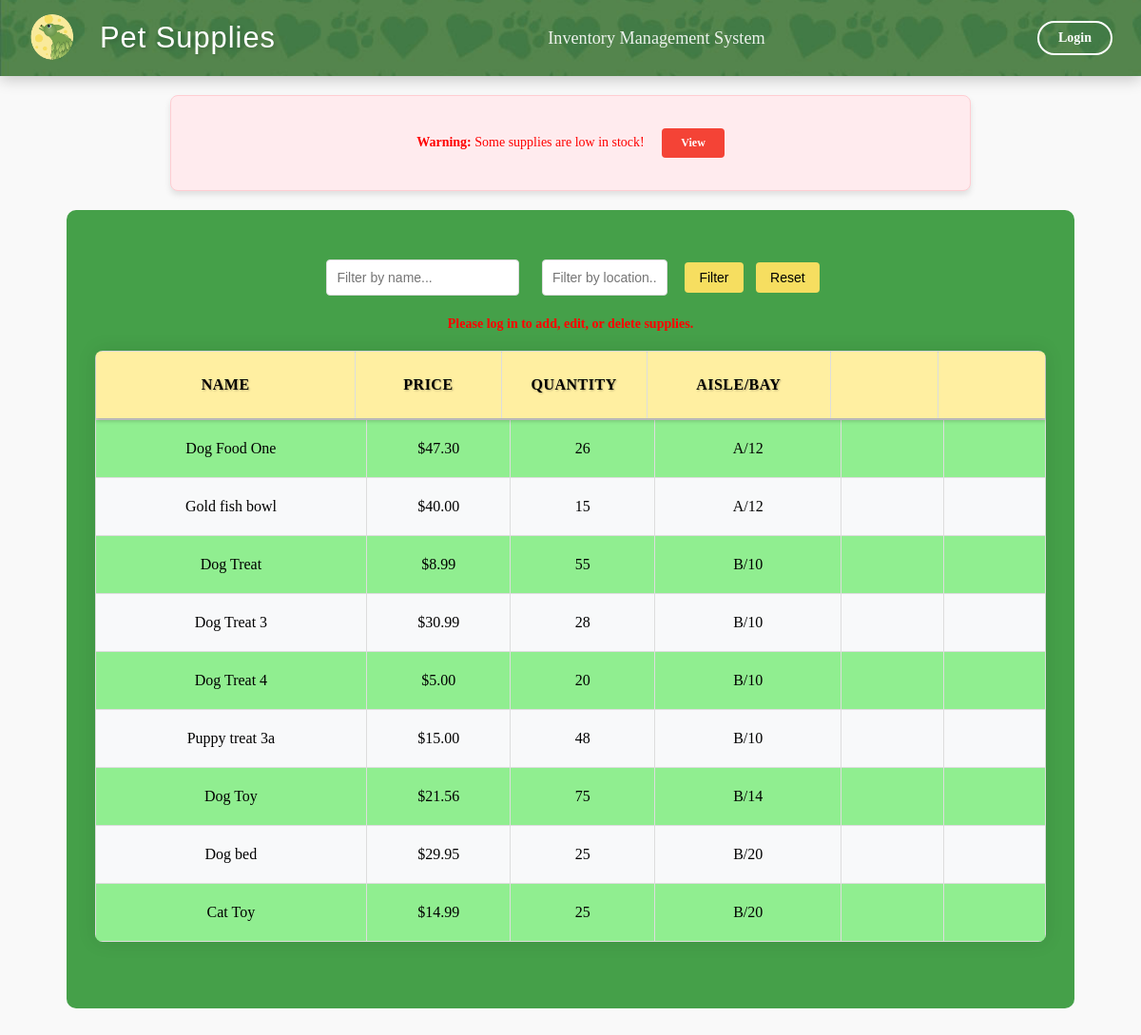
The app's page /, older data.
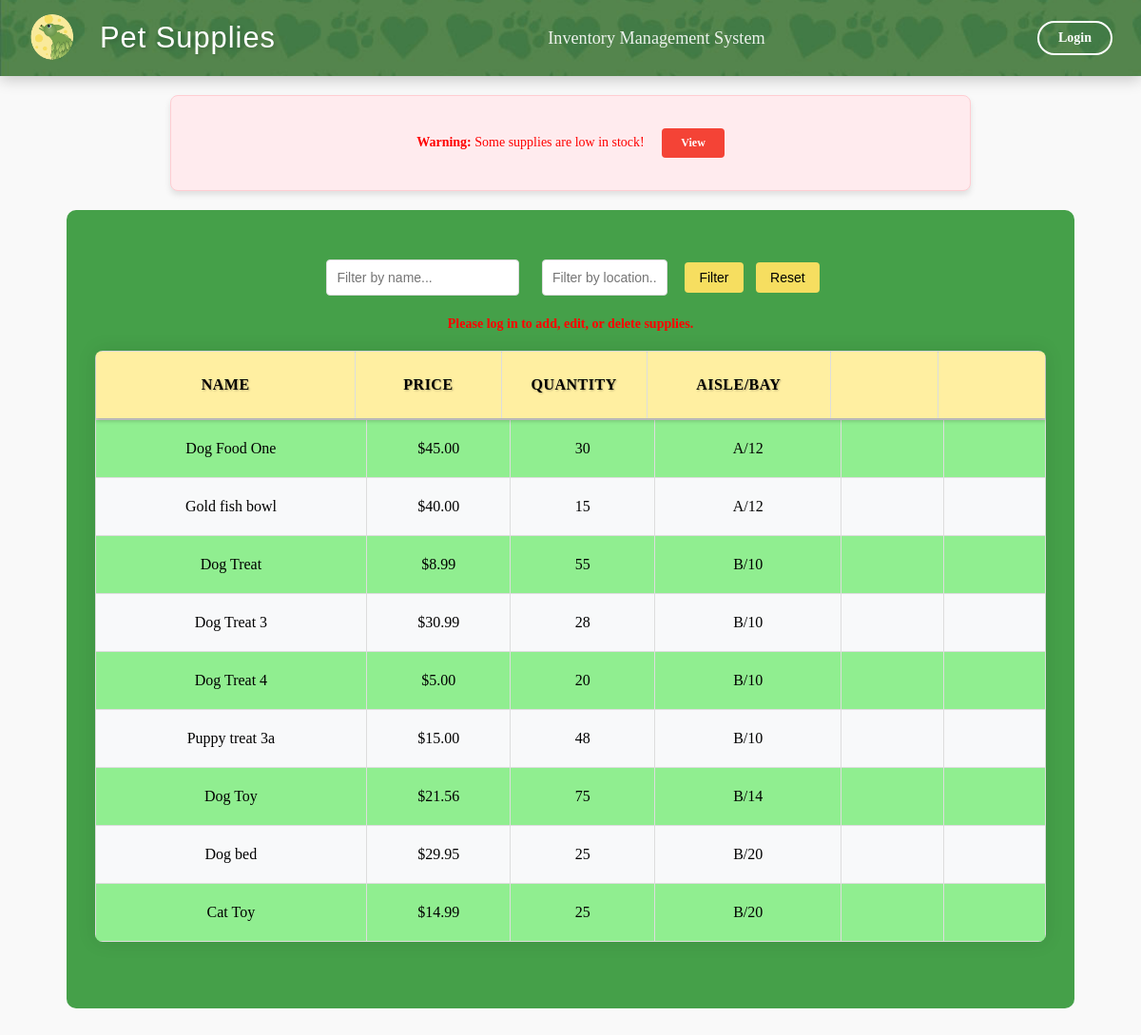
The same page, newer data.
### inventory/models.py (models this page shows, shortened)
class Supply(models.Model):
    name = models.CharField(max_length=255, primary_key=True)
    price = models.FloatField()
    quantity = models.IntegerField()
    location = models.CharField(max_length=255)
    reorder_point = models.PositiveIntegerField(default=5)
    deleted = models.BooleanField(default=False)

### inventory/views.py (the view, shortened to what this page needs)
# urls.py: path('', views.index, name='index'),
def index(request):
    location_query = request.GET.get('location', '')
    name_query = request.GET.get('name', '')
    low_stock = request.GET.get('low_stock', False)
    sort_by = request.GET.get('sort', 'location')
    order = request.GET.get('order', 'asc')
    if order == 'desc':
        sort_by = '-' + sort_by
    supplies = Supply.objects.all()
    if low_stock:
        supplies = supplies.filter(quantity__lt=6)
    if location_query:
        supplies = supplies.filter(location__icontains=location_query)
    if name_query:
        supplies = supplies.filter(name__icontains=name_query)
    supplies = supplies.order_by(sort_by)
    low_stock_items = Supply.objects.filter(quantity__lte=models.F('reorder_point'))
    low_stock_items_exist = low_stock_items.exists()
    if 'added_supplies' in request.session:
        del request.session['added_supplies']
    context = {
        'supplies': supplies,
        'low_stock_items': low_stock_items,
        'location_query': location_query,
        'name_query': name_query,
        'low_stock_items_exist': low_stock_items_exist,
        'sort_by': sort_by,
        'order': order,
    }
    return render(request, 'inventory/index.html', context)

### inventory/templates/inventory/index.html (shortened to what the changed rows need)
{% extends 'inventory/base.html' %}
{% load static %}
{% block content %}
<center>
    <div class="conmain">
            <div class="table-container">
                <div class="table-header">
                    <table border="1" class="data_tab">
                        <thead>
                            <tr>
                                <th class="name_head">
                                    <a href="?sort=name&order={% if sort_by == 'name' and order == 'asc' %}desc{% else %}asc{% endif %}">Name</a>
                                </th>
                                <th class="Price_head">
                                    <a href="?sort=price&order={% if sort_by == 'price' and order == 'asc' %}desc{% else %}asc{% endif %}">Price</a>
                                </th>
                                <th class="Quan_head">
                                    <a href="?sort=quantity&order={% if sort_by == 'quantity' and order == 'asc' %}desc{% else %}asc{% endif %}">Quantity</a>
                                </th>
                                <th class="loc_head">
                                    <a href="?sort=location&order={% if sort_by == 'location' and order == 'asc' %}desc{% else %}asc{% endif %}">Aisle/Bay</a>
                                </th>
                                <th class="edit_head"></th>
                                <th class="del_head">
                                </th>
                            </tr>
                        </thead>
                    </table>
                </div>
                <div class="table-body">
                    <table border="1" class="data_tab">
                        <tbody>
                            {% for supply in supplies %}
                            <tr {% if supply.quantity < 6 %}style="background-color: #ffcccc;"{% endif %}>
                                <td class="name_row">{{ supply.name }}</td>
                                <td class="Price_row" onclick="editField(this, 'price', '{{ supply.name }}')">
                                    <span class="display">${{ supply.price|floatformat:2 }}</span>
                                </td>
                                <td class="Quan_row" onclick="editField(this, 'quantity', '{{ supply.name }}')">
                                    <span class="display">{{ supply.quantity }}</span>
                                </td>
                                <td class="loc_row" onclick="editField(this, 'location', '{{ supply.name }}')">
                                    <span class="display">{{ supply.location }}</span>
                                </td>
                                <td class='edit_button'>
                                </td>
                                <td class='Del_button'>
                                </td>
                            </tr>
                            {% empty %}
                            <tr>
                                <td colspan="6">No supplies available.</td>
                            </tr>
                            {% endfor %}
                        </tbody>
                    </table>
                </div>
            </div>
    </div>
{% endblock %}

Row changes from the older to the newer data that the page shows:
changed Supply "Dog Food One": price "47.30" → "45.00"; quantity "26" → "30"
